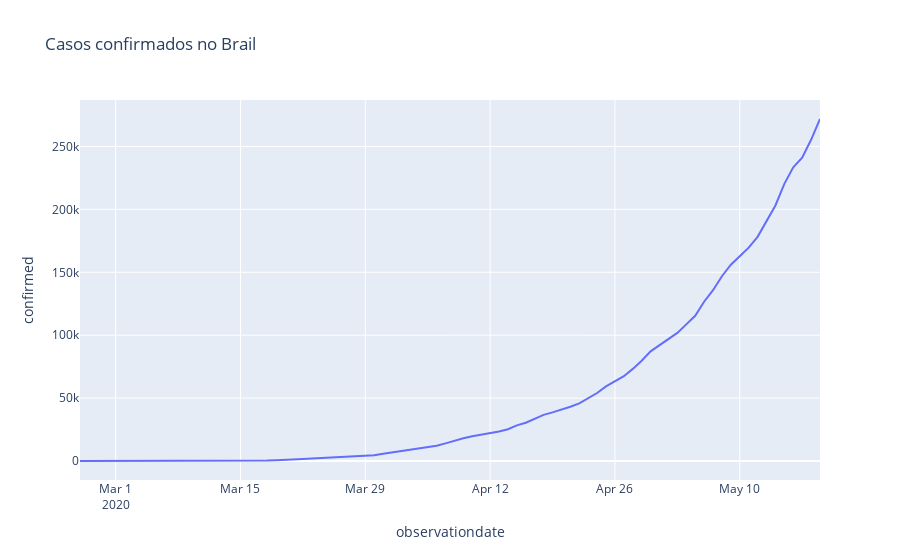

This figure's notebook cell:
### Markdown cell above
# Casos Confirmador

### Code cell
px.line(brasil, 'observationdate', 'confirmed', title='Casos confirmados no Brail')
